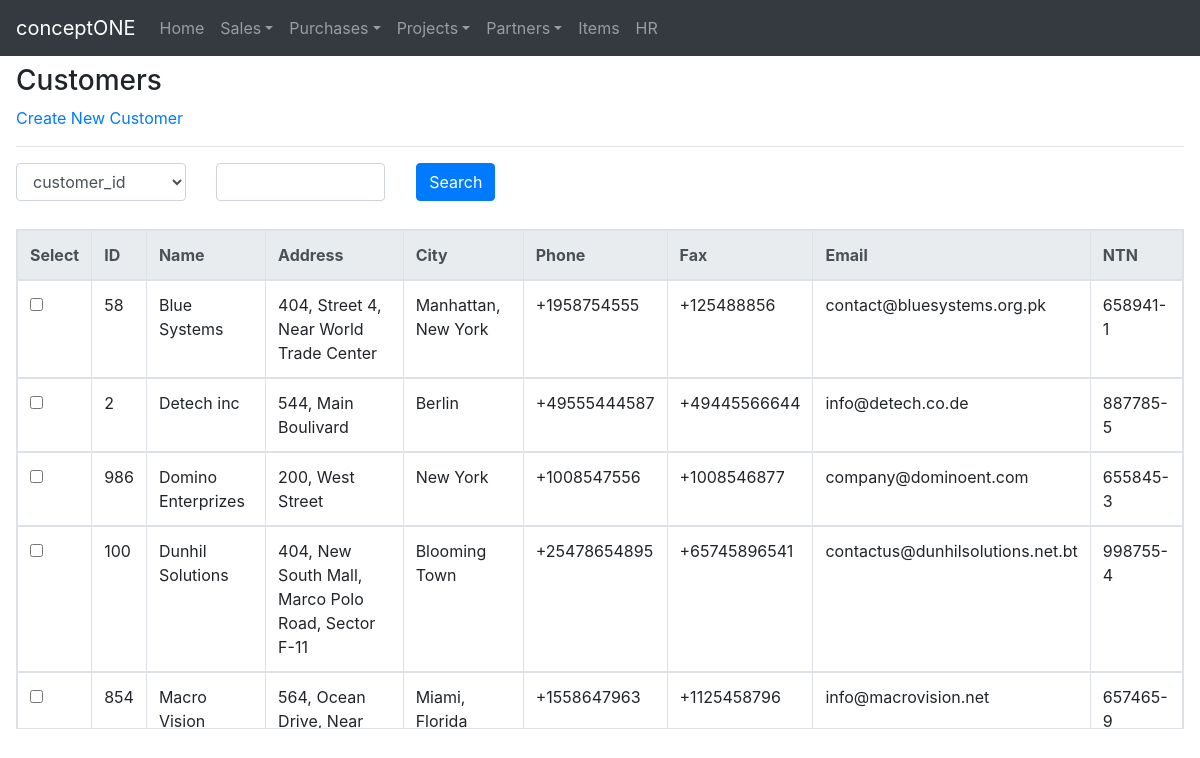
Before: /customers/ with the older database file.
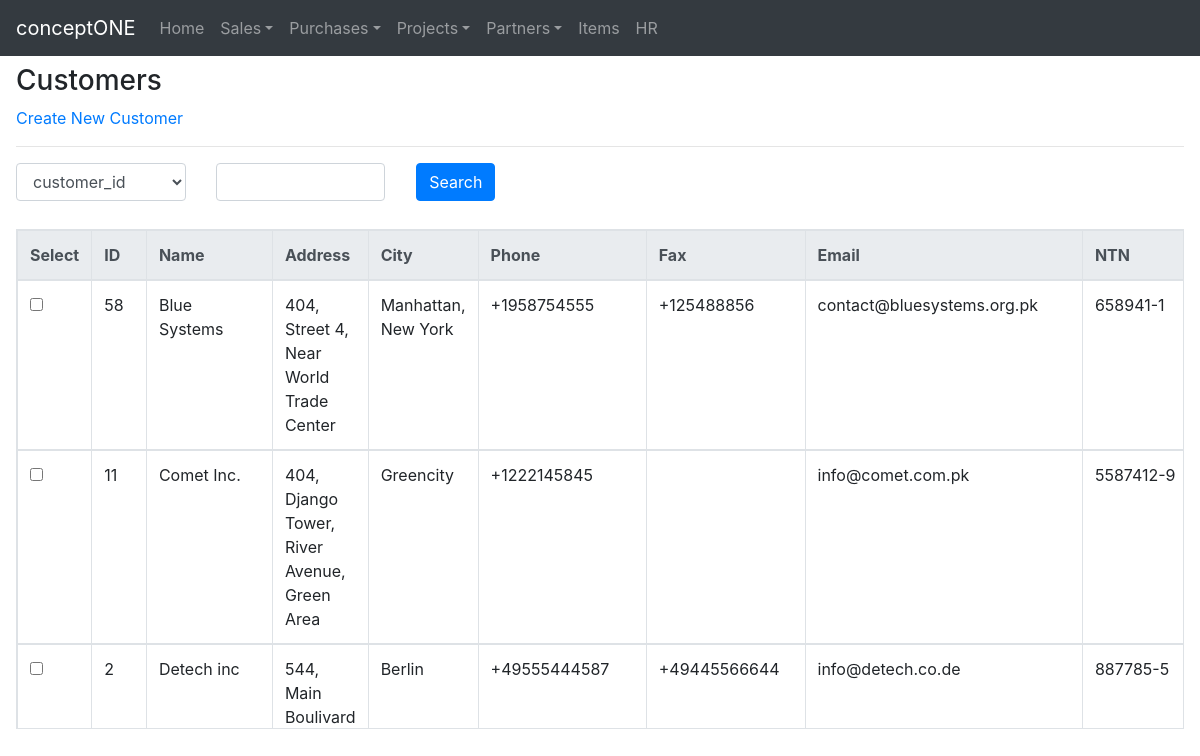
After: the same page with the newer database file.
### crudbasic/models.py (models this page shows, shortened)
class Customers(models.Model):
    customer_id = models.CharField(max_length=16, unique=True)
    customer_name = models.CharField(max_length=128, unique=True)
    customer_address = models.CharField(max_length=264)
    customer_city = models.CharField(max_length=128)
    customer_phone = models.CharField(max_length=128, blank=True)
    customer_fax = models.CharField(max_length=128, blank=True)
    customer_email = models.EmailField(max_length=192, blank=True)
    customer_ntn_number = models.CharField(max_length=128, blank=True)
    created_on = models.DateTimeField(auto_now_add=True)
    updated_on = models.DateTimeField(auto_now=True)

### crudbasic/views.py (the view, shortened to what this page needs)
# urls.py: path('customers/',views.customers,name='customers'),
def customers(request):
    customers_list = Customers.objects.order_by('customer_name')
    form = CustomerForm()
    search_form = BasicSearch()
    translation.activate('en')
    return render(request,"crudbasic/customers.html",{'form':form,'search_form':search_form,'customer_data':customers_list})

### crudbasic/forms.py
class CustomerForm(forms.ModelForm):
    class Meta:
        model = Customers
        fields = '__all__'
        widgets = {
                'customer_id':forms.TextInput(attrs={'class':'form-control'}),
                'customer_name':forms.TextInput(attrs={'class':'form-control'}),
                'customer_address':forms.TextInput(attrs={'class':'form-control'}),
                'customer_city':forms.TextInput(attrs={'class':'form-control'}),
                'customer_phone':forms.TextInput(attrs={'class':'form-control'}),
                'customer_fax':forms.TextInput(attrs={'class':'form-control'}),
                'customer_email':forms.TextInput(attrs={'class':'form-control'}),
                'customer_ntn_number':forms.TextInput(attrs={'class':'form-control'}),
        }

class BasicSearch(forms.Form):
    cu = Customers()
    field_dct = get_col_heads(cu)
    search_by = forms.ChoiceField(choices=field_dct,widget=forms.Select(attrs={'class':'form-control'}))
    search_for = forms.CharField(widget=forms.TextInput(attrs={'class':'form-control'}))

### templates/crudbasic/customers.html (shortened to what this page needs)
<!DOCTYPE html>
    {% extends "crudbasic/base.html" %}
      {% block body_block %}
        <h3 class="">Customers</h3>
        <a class="" href="{% url 'crudbasic:createcustomer' %}">Create New Customer</a>
        <hr class="">
        <form method="POST">{% csrf_token %}
          <div class="row mb-2">
            <div class="col-xl-2 col-lg-3 col-md-4 mb-2">
              {{ search_form.search_by}}
            </div>
            <div class="col-xl-2 col-lg-3 col-md-4 mb-2">
              {{ search_form.search_for }}
            </div>
            <div class="col-xl-2 col-lg-3 col-md-4 pl-2 mb-1 ml-2">
              <button class="btn btn-primary" type="submit" value="search" name="search">Search</button>
            </div>
          </div>
        </form>
  <div class="row">
    <div class="col-md-12">
      <div class="mt-2 pb-3 pt-1">
        {% if customer_data %}
        <table class="table table-bordered table-properties">
          <thead class="thead-light">
            <tr>
              <th>Select</th>
              <th>ID</th>
              <th>Name</th>
              <th>Address</th>
              <th>City</th>
              <th>Phone</th>
              <th>Fax</th>
              <th>Email</th>
              <th>NTN</th>
            </tr>
            {% for customer in customer_data %}
            <tr>
              <td><input type="checkbox" name="" value=""></td>
              <td>{{ customer.customer_id }}</td>
              <td>{{ customer.customer_name }}</td>
              <td>{{ customer.customer_address }}</td>
              <td>{{ customer.customer_city }}</td>
              <td>{{ customer.customer_phone }}</td>
              <td>{{ customer.customer_fax }}</td>
              <td>{{ customer.customer_email }}</td>
              <td>{{ customer.customer_ntn_number }}</td>
            </tr>
            {% endfor %}
          </thead>
        </table>
        {% else %}
        <p>No Record Found, add customers to start</p>
        {% endif %}
      </div>
    </div>
  </div>
{% endblock %}

Changed rows visible on the page:
no longer on this page (row unchanged): Customers: customer_id "986", customer_name "Domino Enterprizes", customer_address "200, West Street", customer_city "New York", customer_phone "+1008547556", customer_fax "+1008546877", customer_email "company@dominoent.com", customer_ntn_number "655845-3"
no longer on this page (row unchanged): Customers: customer_id "100", customer_name "Dunhil Solutions", customer_address "404, New South Mall, Marco Polo Road, Sector F-11", customer_city "Blooming Town", customer_phone "+25478654895", customer_fax "+65745896541", customer_email "contactus@dunhilsolutions.net.bt", customer_ntn_number "998755-4"
no longer on this page (row unchanged): Customers: customer_id "854", customer_name "Macro Vision", customer_address "564, Ocean Drive, Near…", customer_city "Miami, Florida", customer_phone "+1558647963", customer_fax "+1125458796", customer_email "info@macrovision.net", customer_ntn_number "657465-9"
added Customers: customer_id "11", customer_name "Comet Inc.", customer_address "404, Django Tower, River Avenue, Green Area", customer_city "Greencity", customer_phone "+1222145845", customer_email "info@comet.com.pk", customer_ntn_number "5587412-9"
